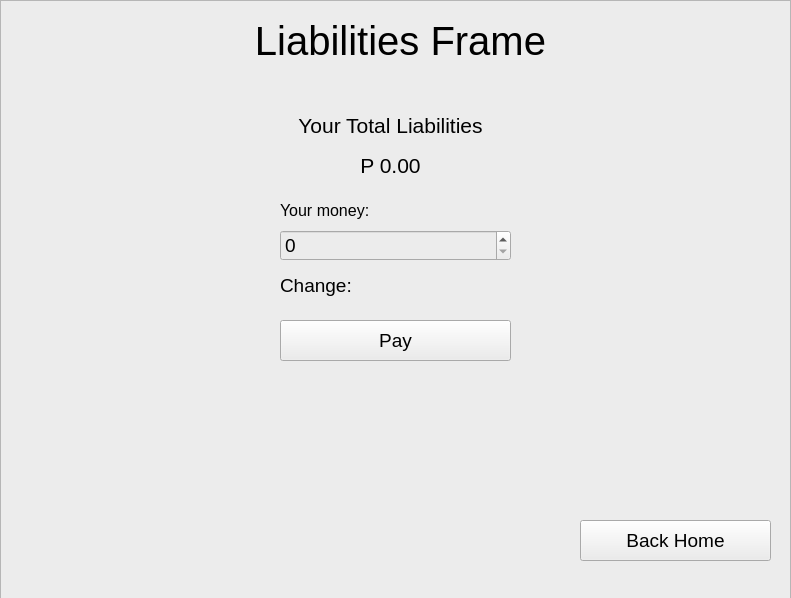
<?xml version="1.0" encoding="UTF-8"?>
<ui version="4.0">
 <class>MainWindow</class>
 <widget class="QMainWindow" name="MainWindow">
  <property name="geometry">
   <rect>
    <x>0</x>
    <y>0</y>
    <width>791</width>
    <height>598</height>
   </rect>
  </property>
  <property name="windowTitle">
   <string>MainWindow</string>
  </property>
  <property name="styleSheet">
   <string notr="true"/>
  </property>
  <widget class="QWidget" name="centralwidget">
   <widget class="QFrame" name="loginFrame">
    <property name="geometry">
     <rect>
      <x>0</x>
      <y>0</y>
      <width>801</width>
      <height>601</height>
     </rect>
    </property>
    <property name="frameShape">
     <enum>QFrame::StyledPanel</enum>
    </property>
    <property name="frameShadow">
     <enum>QFrame::Raised</enum>
    </property>
    <widget class="QLabel" name="label">
     <property name="geometry">
      <rect>
       <x>180</x>
       <y>40</y>
       <width>431</width>
       <height>51</height>
      </rect>
     </property>
     <property name="font">
      <font>
       <pointsize>30</pointsize>
      </font>
     </property>
     <property name="text">
      <string>Library System</string>
     </property>
     <property name="alignment">
      <set>Qt::AlignCenter</set>
     </property>
    </widget>
    <widget class="QLineEdit" name="username">
     <property name="geometry">
      <rect>
       <x>260</x>
       <y>180</y>
       <width>271</width>
       <height>41</height>
      </rect>
     </property>
     <property name="font">
      <font>
       <pointsize>16</pointsize>
      </font>
     </property>
     <property name="placeholderText">
      <string>Username</string>
     </property>
     <property name="clearButtonEnabled">
      <bool>true</bool>
     </property>
    </widget>
    <widget class="QLineEdit" name="password">
     <property name="geometry">
      <rect>
       <x>260</x>
       <y>240</y>
       <width>271</width>
       <height>41</height>
      </rect>
     </property>
     <property name="font">
      <font>
       <pointsize>16</pointsize>
      </font>
     </property>
     <property name="placeholderText">
      <string>Password</string>
     </property>
     <property name="clearButtonEnabled">
      <bool>true</bool>
     </property>
    </widget>
    <widget class="QLabel" name="authLABEL">
     <property name="geometry">
      <rect>
       <x>300</x>
       <y>390</y>
       <width>191</width>
       <height>51</height>
      </rect>
     </property>
     <property name="font">
      <font>
       <pointsize>12</pointsize>
      </font>
     </property>
     <property name="text">
      <string>Invalid Credentials!</string>
     </property>
     <property name="alignment">
      <set>Qt::AlignCenter</set>
     </property>
    </widget>
    <widget class="QPushButton" name="loginBTN">
     <property name="geometry">
      <rect>
       <x>260</x>
       <y>302</y>
       <width>271</width>
       <height>41</height>
      </rect>
     </property>
     <property name="font">
      <font>
       <pointsize>16</pointsize>
      </font>
     </property>
     <property name="text">
      <string>Login</string>
     </property>
    </widget>
   </widget>
   <widget class="QFrame" name="homeFrame">
    <property name="geometry">
     <rect>
      <x>0</x>
      <y>-1</y>
      <width>791</width>
      <height>641</height>
     </rect>
    </property>
    <property name="styleSheet">
     <string notr="true">background-color: rgb(236, 236, 236);</string>
    </property>
    <property name="frameShape">
     <enum>QFrame::StyledPanel</enum>
    </property>
    <property name="frameShadow">
     <enum>QFrame::Raised</enum>
    </property>
    <widget class="QListWidget" name="listHOME">
     <property name="geometry">
      <rect>
       <x>170</x>
       <y>190</y>
       <width>611</width>
       <height>211</height>
      </rect>
     </property>
     <property name="font">
      <font>
       <pointsize>14</pointsize>
      </font>
     </property>
     <property name="styleSheet">
      <string notr="true">background-color: rgb(255, 255, 255);
</string>
     </property>
    </widget>
    <widget class="QLabel" name="label_2">
     <property name="geometry">
      <rect>
       <x>350</x>
       <y>0</y>
       <width>131</width>
       <height>61</height>
      </rect>
     </property>
     <property name="font">
      <font>
       <pointsize>30</pointsize>
      </font>
     </property>
     <property name="text">
      <string>Home</string>
     </property>
     <property name="alignment">
      <set>Qt::AlignCenter</set>
     </property>
    </widget>
    <widget class="QLineEdit" name="searchHOME">
     <property name="geometry">
      <rect>
       <x>170</x>
       <y>120</y>
       <width>611</width>
       <height>31</height>
      </rect>
     </property>
     <property name="font">
      <font>
       <pointsize>14</pointsize>
      </font>
     </property>
     <property name="styleSheet">
      <string notr="true">background-color: rgb(255, 255, 255);</string>
     </property>
     <property name="placeholderText">
      <string>Search...</string>
     </property>
     <property name="clearButtonEnabled">
      <bool>true</bool>
     </property>
    </widget>
    <widget class="QPushButton" name="barrowBTN">
     <property name="geometry">
      <rect>
       <x>10</x>
       <y>170</y>
       <width>151</width>
       <height>51</height>
      </rect>
     </property>
     <property name="font">
      <font>
       <pointsize>14</pointsize>
      </font>
     </property>
     <property name="text">
      <string>Barrow Books</string>
     </property>
    </widget>
    <widget class="QLabel" name="label_3">
     <property name="geometry">
      <rect>
       <x>170</x>
       <y>80</y>
       <width>611</width>
       <height>31</height>
      </rect>
     </property>
     <property name="font">
      <font>
       <pointsize>18</pointsize>
      </font>
     </property>
     <property name="text">
      <string>All Books</string>
     </property>
     <property name="alignment">
      <set>Qt::AlignLeading|Qt::AlignLeft|Qt::AlignVCenter</set>
     </property>
    </widget>
    <widget class="QLabel" name="label_4">
     <property name="geometry">
      <rect>
       <x>170</x>
       <y>160</y>
       <width>611</width>
       <height>21</height>
      </rect>
     </property>
     <property name="font">
      <font>
       <pointsize>10</pointsize>
      </font>
     </property>
     <property name="text">
      <string>Subject | Title | Author | Published Date</string>
     </property>
     <property name="alignment">
      <set>Qt::AlignLeading|Qt::AlignLeft|Qt::AlignVCenter</set>
     </property>
    </widget>
    <widget class="QPushButton" name="returnBTN">
     <property name="geometry">
      <rect>
       <x>10</x>
       <y>230</y>
       <width>151</width>
       <height>51</height>
      </rect>
     </property>
     <property name="font">
      <font>
       <pointsize>14</pointsize>
      </font>
     </property>
     <property name="text">
      <string>Return Book</string>
     </property>
    </widget>
    <widget class="QPushButton" name="liabilitiesBTN">
     <property name="geometry">
      <rect>
       <x>10</x>
       <y>290</y>
       <width>151</width>
       <height>51</height>
      </rect>
     </property>
     <property name="font">
      <font>
       <pointsize>14</pointsize>
      </font>
     </property>
     <property name="text">
      <string>Liabilities</string>
     </property>
    </widget>
    <widget class="QPushButton" name="reservedBTN">
     <property name="geometry">
      <rect>
       <x>10</x>
       <y>350</y>
       <width>151</width>
       <height>51</height>
      </rect>
     </property>
     <property name="font">
      <font>
       <pointsize>14</pointsize>
      </font>
     </property>
     <property name="text">
      <string>Reserved Books</string>
     </property>
    </widget>
    <widget class="QListWidget" name="list_infoHOME">
     <property name="geometry">
      <rect>
       <x>10</x>
       <y>440</y>
       <width>771</width>
       <height>151</height>
      </rect>
     </property>
     <property name="font">
      <font>
       <pointsize>14</pointsize>
      </font>
     </property>
     <property name="styleSheet">
      <string notr="true">background-color: rgb(255, 255, 255);
</string>
     </property>
     <property name="viewMode">
      <enum>QListView::ListMode</enum>
     </property>
     <property name="modelColumn">
      <number>0</number>
     </property>
    </widget>
    <widget class="QLabel" name="label_5">
     <property name="geometry">
      <rect>
       <x>10</x>
       <y>410</y>
       <width>611</width>
       <height>21</height>
      </rect>
     </property>
     <property name="font">
      <font>
       <pointsize>10</pointsize>
      </font>
     </property>
     <property name="text">
      <string>Book Information:</string>
     </property>
     <property name="alignment">
      <set>Qt::AlignLeading|Qt::AlignLeft|Qt::AlignVCenter</set>
     </property>
    </widget>
    <widget class="QLabel" name="label_6">
     <property name="geometry">
      <rect>
       <x>20</x>
       <y>10</y>
       <width>331</width>
       <height>41</height>
      </rect>
     </property>
     <property name="font">
      <font>
       <pointsize>18</pointsize>
      </font>
     </property>
     <property name="text">
      <string>Hello, Name!</string>
     </property>
     <property name="alignment">
      <set>Qt::AlignLeading|Qt::AlignLeft|Qt::AlignVCenter</set>
     </property>
    </widget>
    <widget class="QPushButton" name="logoutBTN">
     <property name="geometry">
      <rect>
       <x>630</x>
       <y>10</y>
       <width>151</width>
       <height>51</height>
      </rect>
     </property>
     <property name="font">
      <font>
       <pointsize>14</pointsize>
      </font>
     </property>
     <property name="text">
      <string>Logout</string>
     </property>
    </widget>
   </widget>
   <widget class="QFrame" name="barrowFrame">
    <property name="geometry">
     <rect>
      <x>0</x>
      <y>0</y>
      <width>791</width>
      <height>641</height>
     </rect>
    </property>
    <property name="styleSheet">
     <string notr="true">background-color: rgb(236, 236, 236);</string>
    </property>
    <property name="frameShape">
     <enum>QFrame::StyledPanel</enum>
    </property>
    <property name="frameShadow">
     <enum>QFrame::Raised</enum>
    </property>
    <widget class="QListWidget" name="listBARROW">
     <property name="geometry">
      <rect>
       <x>170</x>
       <y>190</y>
       <width>611</width>
       <height>211</height>
      </rect>
     </property>
     <property name="font">
      <font>
       <pointsize>14</pointsize>
      </font>
     </property>
     <property name="styleSheet">
      <string notr="true">background-color: rgb(255, 255, 255);
</string>
     </property>
    </widget>
    <widget class="QLabel" name="label_7">
     <property name="geometry">
      <rect>
       <x>250</x>
       <y>0</y>
       <width>301</width>
       <height>61</height>
      </rect>
     </property>
     <property name="font">
      <font>
       <pointsize>30</pointsize>
      </font>
     </property>
     <property name="text">
      <string>Barrow Page</string>
     </property>
     <property name="alignment">
      <set>Qt::AlignCenter</set>
     </property>
    </widget>
    <widget class="QLineEdit" name="searchBARROW">
     <property name="geometry">
      <rect>
       <x>170</x>
       <y>120</y>
       <width>611</width>
       <height>31</height>
      </rect>
     </property>
     <property name="font">
      <font>
       <pointsize>14</pointsize>
      </font>
     </property>
     <property name="styleSheet">
      <string notr="true">background-color: rgb(255, 255, 255);</string>
     </property>
     <property name="placeholderText">
      <string>Search...</string>
     </property>
     <property name="clearButtonEnabled">
      <bool>true</bool>
     </property>
    </widget>
    <widget class="QLabel" name="label_8">
     <property name="geometry">
      <rect>
       <x>170</x>
       <y>80</y>
       <width>611</width>
       <height>31</height>
      </rect>
     </property>
     <property name="font">
      <font>
       <pointsize>18</pointsize>
      </font>
     </property>
     <property name="text">
      <string>All Books</string>
     </property>
     <property name="alignment">
      <set>Qt::AlignLeading|Qt::AlignLeft|Qt::AlignVCenter</set>
     </property>
    </widget>
    <widget class="QLabel" name="label_9">
     <property name="geometry">
      <rect>
       <x>170</x>
       <y>160</y>
       <width>611</width>
       <height>21</height>
      </rect>
     </property>
     <property name="font">
      <font>
       <pointsize>10</pointsize>
      </font>
     </property>
     <property name="text">
      <string>Subject | Title | Author | Published Date</string>
     </property>
     <property name="alignment">
      <set>Qt::AlignLeading|Qt::AlignLeft|Qt::AlignVCenter</set>
     </property>
    </widget>
    <widget class="QPushButton" name="barrowBookBTN">
     <property name="geometry">
      <rect>
       <x>10</x>
       <y>220</y>
       <width>151</width>
       <height>51</height>
      </rect>
     </property>
     <property name="font">
      <font>
       <pointsize>14</pointsize>
      </font>
     </property>
     <property name="text">
      <string>Barrow</string>
     </property>
    </widget>
    <widget class="QPushButton" name="reservedBookBTN">
     <property name="geometry">
      <rect>
       <x>10</x>
       <y>280</y>
       <width>151</width>
       <height>51</height>
      </rect>
     </property>
     <property name="font">
      <font>
       <pointsize>14</pointsize>
      </font>
     </property>
     <property name="text">
      <string>Reserved</string>
     </property>
    </widget>
    <widget class="QListWidget" name="list_infoBARROW">
     <property name="geometry">
      <rect>
       <x>10</x>
       <y>440</y>
       <width>771</width>
       <height>151</height>
      </rect>
     </property>
     <property name="font">
      <font>
       <pointsize>14</pointsize>
      </font>
     </property>
     <property name="styleSheet">
      <string notr="true">background-color: rgb(255, 255, 255);
</string>
     </property>
     <property name="viewMode">
      <enum>QListView::ListMode</enum>
     </property>
     <property name="modelColumn">
      <number>0</number>
     </property>
    </widget>
    <widget class="QLabel" name="label_10">
     <property name="geometry">
      <rect>
       <x>10</x>
       <y>410</y>
       <width>611</width>
       <height>21</height>
      </rect>
     </property>
     <property name="font">
      <font>
       <pointsize>10</pointsize>
      </font>
     </property>
     <property name="text">
      <string>Book Information:</string>
     </property>
     <property name="alignment">
      <set>Qt::AlignLeading|Qt::AlignLeft|Qt::AlignVCenter</set>
     </property>
    </widget>
    <widget class="QPushButton" name="backHomeBTN">
     <property name="geometry">
      <rect>
       <x>10</x>
       <y>340</y>
       <width>151</width>
       <height>51</height>
      </rect>
     </property>
     <property name="font">
      <font>
       <pointsize>14</pointsize>
      </font>
     </property>
     <property name="text">
      <string>Back Home</string>
     </property>
    </widget>
    <widget class="QDateEdit" name="dateEdit">
     <property name="geometry">
      <rect>
       <x>10</x>
       <y>160</y>
       <width>151</width>
       <height>41</height>
      </rect>
     </property>
     <property name="font">
      <font>
       <pointsize>12</pointsize>
      </font>
     </property>
    </widget>
    <widget class="QLabel" name="totalBarrowedLABEL">
     <property name="geometry">
      <rect>
       <x>10</x>
       <y>50</y>
       <width>401</width>
       <height>31</height>
      </rect>
     </property>
     <property name="font">
      <font>
       <pointsize>12</pointsize>
      </font>
     </property>
     <property name="text">
      <string>Total Barrowed Books: 0</string>
     </property>
     <property name="alignment">
      <set>Qt::AlignLeading|Qt::AlignLeft|Qt::AlignVCenter</set>
     </property>
    </widget>
   </widget>
   <widget class="QFrame" name="returnFrame">
    <property name="geometry">
     <rect>
      <x>0</x>
      <y>0</y>
      <width>791</width>
      <height>641</height>
     </rect>
    </property>
    <property name="styleSheet">
     <string notr="true">background-color: rgb(236, 236, 236);</string>
    </property>
    <property name="frameShape">
     <enum>QFrame::StyledPanel</enum>
    </property>
    <property name="frameShadow">
     <enum>QFrame::Raised</enum>
    </property>
    <widget class="QListWidget" name="listRETURN">
     <property name="geometry">
      <rect>
       <x>170</x>
       <y>190</y>
       <width>611</width>
       <height>211</height>
      </rect>
     </property>
     <property name="font">
      <font>
       <pointsize>14</pointsize>
      </font>
     </property>
     <property name="styleSheet">
      <string notr="true">background-color: rgb(255, 255, 255);
</string>
     </property>
    </widget>
    <widget class="QLabel" name="label_11">
     <property name="geometry">
      <rect>
       <x>250</x>
       <y>0</y>
       <width>301</width>
       <height>61</height>
      </rect>
     </property>
     <property name="font">
      <font>
       <pointsize>30</pointsize>
      </font>
     </property>
     <property name="text">
      <string>Return Page</string>
     </property>
     <property name="alignment">
      <set>Qt::AlignCenter</set>
     </property>
    </widget>
    <widget class="QLabel" name="label_12">
     <property name="geometry">
      <rect>
       <x>170</x>
       <y>120</y>
       <width>611</width>
       <height>31</height>
      </rect>
     </property>
     <property name="font">
      <font>
       <pointsize>18</pointsize>
      </font>
     </property>
     <property name="text">
      <string>All Books Your Barrowed Books</string>
     </property>
     <property name="alignment">
      <set>Qt::AlignLeading|Qt::AlignLeft|Qt::AlignVCenter</set>
     </property>
    </widget>
    <widget class="QLabel" name="label_13">
     <property name="geometry">
      <rect>
       <x>170</x>
       <y>160</y>
       <width>611</width>
       <height>21</height>
      </rect>
     </property>
     <property name="font">
      <font>
       <pointsize>10</pointsize>
      </font>
     </property>
     <property name="text">
      <string>Subject | Title | Author | Published Date</string>
     </property>
     <property name="alignment">
      <set>Qt::AlignLeading|Qt::AlignLeft|Qt::AlignVCenter</set>
     </property>
    </widget>
    <widget class="QPushButton" name="returnBookBTN">
     <property name="geometry">
      <rect>
       <x>10</x>
       <y>280</y>
       <width>151</width>
       <height>51</height>
      </rect>
     </property>
     <property name="font">
      <font>
       <pointsize>14</pointsize>
      </font>
     </property>
     <property name="text">
      <string>Return Book</string>
     </property>
    </widget>
    <widget class="QListWidget" name="list_infoRETURN">
     <property name="geometry">
      <rect>
       <x>10</x>
       <y>440</y>
       <width>771</width>
       <height>151</height>
      </rect>
     </property>
     <property name="font">
      <font>
       <pointsize>14</pointsize>
      </font>
     </property>
     <property name="styleSheet">
      <string notr="true">background-color: rgb(255, 255, 255);
</string>
     </property>
     <property name="viewMode">
      <enum>QListView::ListMode</enum>
     </property>
     <property name="modelColumn">
      <number>0</number>
     </property>
    </widget>
    <widget class="QLabel" name="label_14">
     <property name="geometry">
      <rect>
       <x>10</x>
       <y>410</y>
       <width>611</width>
       <height>21</height>
      </rect>
     </property>
     <property name="font">
      <font>
       <pointsize>10</pointsize>
      </font>
     </property>
     <property name="text">
      <string>Book Information:</string>
     </property>
     <property name="alignment">
      <set>Qt::AlignLeading|Qt::AlignLeft|Qt::AlignVCenter</set>
     </property>
    </widget>
    <widget class="QPushButton" name="backHomeBTN_2">
     <property name="geometry">
      <rect>
       <x>10</x>
       <y>340</y>
       <width>151</width>
       <height>51</height>
      </rect>
     </property>
     <property name="font">
      <font>
       <pointsize>14</pointsize>
      </font>
     </property>
     <property name="text">
      <string>Back Home</string>
     </property>
    </widget>
    <widget class="QLabel" name="totalBarrowedLABEL_2">
     <property name="geometry">
      <rect>
       <x>170</x>
       <y>80</y>
       <width>401</width>
       <height>31</height>
      </rect>
     </property>
     <property name="font">
      <font>
       <pointsize>12</pointsize>
      </font>
     </property>
     <property name="text">
      <string>Total Barrowed Books: 0</string>
     </property>
     <property name="alignment">
      <set>Qt::AlignLeading|Qt::AlignLeft|Qt::AlignVCenter</set>
     </property>
    </widget>
    <widget class="QLabel" name="label_15">
     <property name="geometry">
      <rect>
       <x>10</x>
       <y>160</y>
       <width>71</width>
       <height>31</height>
      </rect>
     </property>
     <property name="font">
      <font>
       <pointsize>12</pointsize>
      </font>
     </property>
     <property name="text">
      <string>Due Date:</string>
     </property>
     <property name="alignment">
      <set>Qt::AlignLeading|Qt::AlignLeft|Qt::AlignVCenter</set>
     </property>
    </widget>
    <widget class="QLabel" name="dueDateLABEL">
     <property name="geometry">
      <rect>
       <x>10</x>
       <y>190</y>
       <width>151</width>
       <height>31</height>
      </rect>
     </property>
     <property name="font">
      <font>
       <pointsize>12</pointsize>
      </font>
     </property>
     <property name="text">
      <string/>
     </property>
     <property name="alignment">
      <set>Qt::AlignLeading|Qt::AlignLeft|Qt::AlignVCenter</set>
     </property>
    </widget>
    <widget class="QLabel" name="dueDateLABEL_2">
     <property name="geometry">
      <rect>
       <x>10</x>
       <y>220</y>
       <width>151</width>
       <height>31</height>
      </rect>
     </property>
     <property name="font">
      <font>
       <pointsize>12</pointsize>
      </font>
     </property>
     <property name="text">
      <string>Penalty:</string>
     </property>
     <property name="alignment">
      <set>Qt::AlignLeading|Qt::AlignLeft|Qt::AlignVCenter</set>
     </property>
    </widget>
    <widget class="QLabel" name="penaltyLABEL">
     <property name="geometry">
      <rect>
       <x>10</x>
       <y>250</y>
       <width>151</width>
       <height>31</height>
      </rect>
     </property>
     <property name="font">
      <font>
       <pointsize>12</pointsize>
      </font>
     </property>
     <property name="text">
      <string/>
     </property>
     <property name="alignment">
      <set>Qt::AlignLeading|Qt::AlignLeft|Qt::AlignVCenter</set>
     </property>
    </widget>
   </widget>
   <widget class="QFrame" name="liabilitiesFrame">
    <property name="geometry">
     <rect>
      <x>0</x>
      <y>0</y>
      <width>791</width>
      <height>641</height>
     </rect>
    </property>
    <property name="styleSheet">
     <string notr="true">background-color: rgb(236, 236, 236);</string>
    </property>
    <property name="frameShape">
     <enum>QFrame::StyledPanel</enum>
    </property>
    <property name="frameShadow">
     <enum>QFrame::Raised</enum>
    </property>
    <widget class="QLabel" name="label_16">
     <property name="geometry">
      <rect>
       <x>240</x>
       <y>10</y>
       <width>321</width>
       <height>61</height>
      </rect>
     </property>
     <property name="font">
      <font>
       <pointsize>30</pointsize>
      </font>
     </property>
     <property name="text">
      <string>Liabilities Frame</string>
     </property>
     <property name="alignment">
      <set>Qt::AlignCenter</set>
     </property>
    </widget>
    <widget class="QSpinBox" name="money">
     <property name="geometry">
      <rect>
       <x>280</x>
       <y>230</y>
       <width>231</width>
       <height>31</height>
      </rect>
     </property>
     <property name="font">
      <font>
       <pointsize>14</pointsize>
      </font>
     </property>
     <property name="maximum">
      <number>1000</number>
     </property>
    </widget>
    <widget class="QLabel" name="label_17">
     <property name="geometry">
      <rect>
       <x>210</x>
       <y>110</y>
       <width>361</width>
       <height>31</height>
      </rect>
     </property>
     <property name="font">
      <font>
       <pointsize>16</pointsize>
      </font>
     </property>
     <property name="text">
      <string>Your Total Liabilities</string>
     </property>
     <property name="alignment">
      <set>Qt::AlignCenter</set>
     </property>
    </widget>
    <widget class="QLabel" name="liabilitiesLABEL">
     <property name="geometry">
      <rect>
       <x>210</x>
       <y>150</y>
       <width>361</width>
       <height>31</height>
      </rect>
     </property>
     <property name="font">
      <font>
       <pointsize>16</pointsize>
      </font>
     </property>
     <property name="text">
      <string>P 0.00</string>
     </property>
     <property name="alignment">
      <set>Qt::AlignCenter</set>
     </property>
    </widget>
    <widget class="QLabel" name="changeLABEL">
     <property name="geometry">
      <rect>
       <x>280</x>
       <y>270</y>
       <width>231</width>
       <height>31</height>
      </rect>
     </property>
     <property name="font">
      <font>
       <pointsize>14</pointsize>
      </font>
     </property>
     <property name="text">
      <string>Change:</string>
     </property>
    </widget>
    <widget class="QPushButton" name="payBTN">
     <property name="geometry">
      <rect>
       <x>280</x>
       <y>320</y>
       <width>231</width>
       <height>41</height>
      </rect>
     </property>
     <property name="font">
      <font>
       <pointsize>14</pointsize>
      </font>
     </property>
     <property name="text">
      <string>Pay</string>
     </property>
    </widget>
    <widget class="QLabel" name="label_18">
     <property name="geometry">
      <rect>
       <x>280</x>
       <y>200</y>
       <width>231</width>
       <height>21</height>
      </rect>
     </property>
     <property name="font">
      <font>
       <pointsize>12</pointsize>
      </font>
     </property>
     <property name="text">
      <string>Your money:</string>
     </property>
     <property name="alignment">
      <set>Qt::AlignLeading|Qt::AlignLeft|Qt::AlignVCenter</set>
     </property>
    </widget>
    <widget class="QPushButton" name="goHome">
     <property name="geometry">
      <rect>
       <x>580</x>
       <y>520</y>
       <width>191</width>
       <height>41</height>
      </rect>
     </property>
     <property name="font">
      <font>
       <pointsize>14</pointsize>
      </font>
     </property>
     <property name="text">
      <string>Back Home</string>
     </property>
    </widget>
   </widget>
   <widget class="QFrame" name="reserveFrame">
    <property name="geometry">
     <rect>
      <x>0</x>
      <y>0</y>
      <width>791</width>
      <height>641</height>
     </rect>
    </property>
    <property name="styleSheet">
     <string notr="true">background-color: rgb(236, 236, 236);</string>
    </property>
    <property name="frameShape">
     <enum>QFrame::StyledPanel</enum>
    </property>
    <property name="frameShadow">
     <enum>QFrame::Raised</enum>
    </property>
    <widget class="QListWidget" name="listReserved">
     <property name="geometry">
      <rect>
       <x>10</x>
       <y>190</y>
       <width>771</width>
       <height>211</height>
      </rect>
     </property>
     <property name="font">
      <font>
       <pointsize>14</pointsize>
      </font>
     </property>
     <property name="styleSheet">
      <string notr="true">background-color: rgb(255, 255, 255);
</string>
     </property>
    </widget>
    <widget class="QLabel" name="label_19">
     <property name="geometry">
      <rect>
       <x>250</x>
       <y>0</y>
       <width>301</width>
       <height>61</height>
      </rect>
     </property>
     <property name="font">
      <font>
       <pointsize>30</pointsize>
      </font>
     </property>
     <property name="text">
      <string>Reserved Page</string>
     </property>
     <property name="alignment">
      <set>Qt::AlignCenter</set>
     </property>
    </widget>
    <widget class="QLabel" name="label_20">
     <property name="geometry">
      <rect>
       <x>20</x>
       <y>120</y>
       <width>611</width>
       <height>31</height>
      </rect>
     </property>
     <property name="font">
      <font>
       <pointsize>18</pointsize>
      </font>
     </property>
     <property name="text">
      <string>All Books Your Reserved Books</string>
     </property>
     <property name="alignment">
      <set>Qt::AlignLeading|Qt::AlignLeft|Qt::AlignVCenter</set>
     </property>
    </widget>
    <widget class="QLabel" name="label_21">
     <property name="geometry">
      <rect>
       <x>20</x>
       <y>160</y>
       <width>611</width>
       <height>21</height>
      </rect>
     </property>
     <property name="font">
      <font>
       <pointsize>10</pointsize>
      </font>
     </property>
     <property name="text">
      <string>Subject | Title | Author | Published Date</string>
     </property>
     <property name="alignment">
      <set>Qt::AlignLeading|Qt::AlignLeft|Qt::AlignVCenter</set>
     </property>
    </widget>
    <widget class="QPushButton" name="backBTN">
     <property name="geometry">
      <rect>
       <x>610</x>
       <y>420</y>
       <width>171</width>
       <height>51</height>
      </rect>
     </property>
     <property name="font">
      <font>
       <pointsize>16</pointsize>
      </font>
     </property>
     <property name="text">
      <string>Back Home</string>
     </property>
    </widget>
   </widget>
   <zorder>loginFrame</zorder>
   <zorder>homeFrame</zorder>
   <zorder>barrowFrame</zorder>
   <zorder>returnFrame</zorder>
   <zorder>reserveFrame</zorder>
   <zorder>liabilitiesFrame</zorder>
  </widget>
 </widget>
 <resources/>
 <connections/>
</ui>
